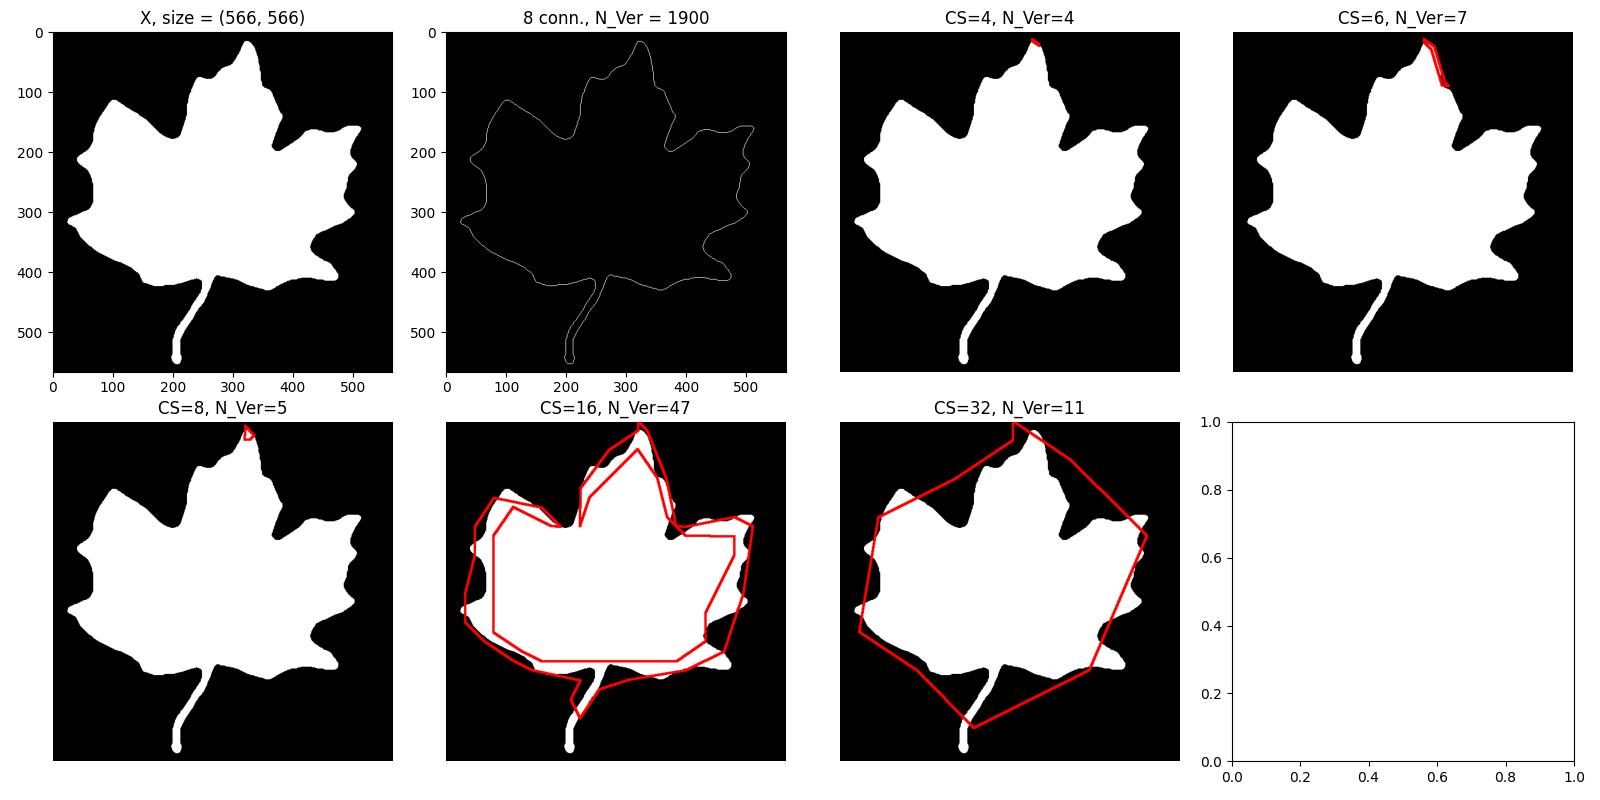

This chart was generated by the following Python code:

import sys
import os

import numpy as np
import matplotlib.pyplot as plt
from skimage.io import imread
from im2minperpoly import im2minperpoly
from connectpoly import connectpoly
from bound2im import bound2im
from mmshow import mmshow
from skimage.morphology import dilation, square
from bwboundaries import bwboundaries
from libDIPUM.data_path import dip_data

def Figure1209():
    print("Running Figure1209 (Minimum Perimeter Polygon)...")
    
    # 1. Data
    path = dip_data('mapleleaf.tif')
    if not os.path.exists(path):
        # Alternatives
        alts = [
            dip_data('mapleleaf.tif'),
            dip_data('mapleleaf.tif')
        ]
        for a in alts:
            if os.path.exists(a):
                path = a
                break
                
    if not os.path.exists(path):
        print("mapleleaf.tif not found.")
        return

    B = imread(path)
    # B should be binary?
    # Ensure binary
    if B.ndim == 3:
        B = B[:,:,0]
    B = B > 0 # Assume >0 is object
    
    LesCellSize = [4, 6, 8, 16, 32]
    M, N = B.shape
    
    # Boundaries
    boundaries = bwboundaries(B, conn=8)
    if boundaries:
        b = boundaries[0]
        # b is [(r,c)...]. bwboundaries returns start=end?
        # My impl appends start at end?
        # trace_boundary logic usually repeats start.
        # MATLAB bwboundaries also repeats start.
    else:
        b = np.array([])
    
    # bound2im with autoscale logic? 
    # Logic in MATLAB: bIm = bound2im (b, M, N);
    # My bound2im creates empty image size M,N and puts b.
    bIm = bound2im(b, M, N)
    
    B2_list = []
    LesX_list = []
    
    for cellsize in LesCellSize:
        print(f"Processing Cell Size {cellsize}...")
        X, Y, R = im2minperpoly(B, cellsize)
        LesX_list.append(len(X))
        
        # ConnectPoly
        if len(X) > 0:
            b2 = connectpoly(X, Y)
            B2 = bound2im(b2, M, N)
        else:
            B2 = np.zeros_like(B)
            
        B2_list.append(B2)
        
    # Display
    fig, axes = plt.subplots(2, 4, figsize=(16, 8))
    ax = axes.ravel()
    
    # 1. Original
    ax[0].imshow(B, cmap='gray')
    ax[0].set_title(f'X, size = {B.shape}')
    
    # 2. Boundary
    ax[1].imshow(bIm, cmap='gray')
    ax[1].set_title(f'8 conn., N_Ver = {len(b)}')
    
    # Loops
    SE = square(4) # mmsecross(4) ~ approx square? Or diamond? 
    # mmsecross is plus shape.
    # Use cross structuring element.
    se_cross = np.array([[0, 1, 0, 0], 
                         [0, 1, 0, 0],
                         [1, 1, 1, 1],
                         [0, 1, 0, 0], 
                         [0, 1, 0, 0]], dtype=bool) # 4x4?
    # mmsecross(R): usually radius R. 
    # Let's use simple square(4) for visibility.
    
    for i, cellsize in enumerate(LesCellSize):
        idx = i + 2
        if idx < 8:
            B2 = B2_list[i]
            # Dilate for visibility
            B2_dil = dilation(B2, SE)
            
            # mmshow(B, green=B2_dil, blue=B2_dil)
            # mmshow implementation only supports one mask currently?
            # My mmshow supports (f, mask, color).
            # MATLAB mmshow(f, mask1, mask2) overlays both.
            # I can overlay manually.
            
            # Plot
            plt.sca(ax[idx])
            # Base
            ax[idx].imshow(B, cmap='gray')
            # Overlay
            # Using alpha blending or contour?
            # My mmshow overlays mask.
            # Let's just overlay B2_dil in Red.
            
            # Create RGB
            rgb = np.dstack((B, B, B)).astype(float)
            # If B is bool, 0/1.
            
            # Overlay
            # Red channel for mask
            mask = B2_dil > 0
            if mask.any():
                rgb[mask] = [1, 0, 0] # Red
            
            ax[idx].imshow(rgb)
            ax[idx].set_title(f'CS={cellsize}, N_Ver={LesX_list[i]}')
            ax[idx].axis('off')

    plt.tight_layout()
    plt.savefig('Figure1209.png')
    plt.show()

if __name__ == "__main__":
    Figure1209()
